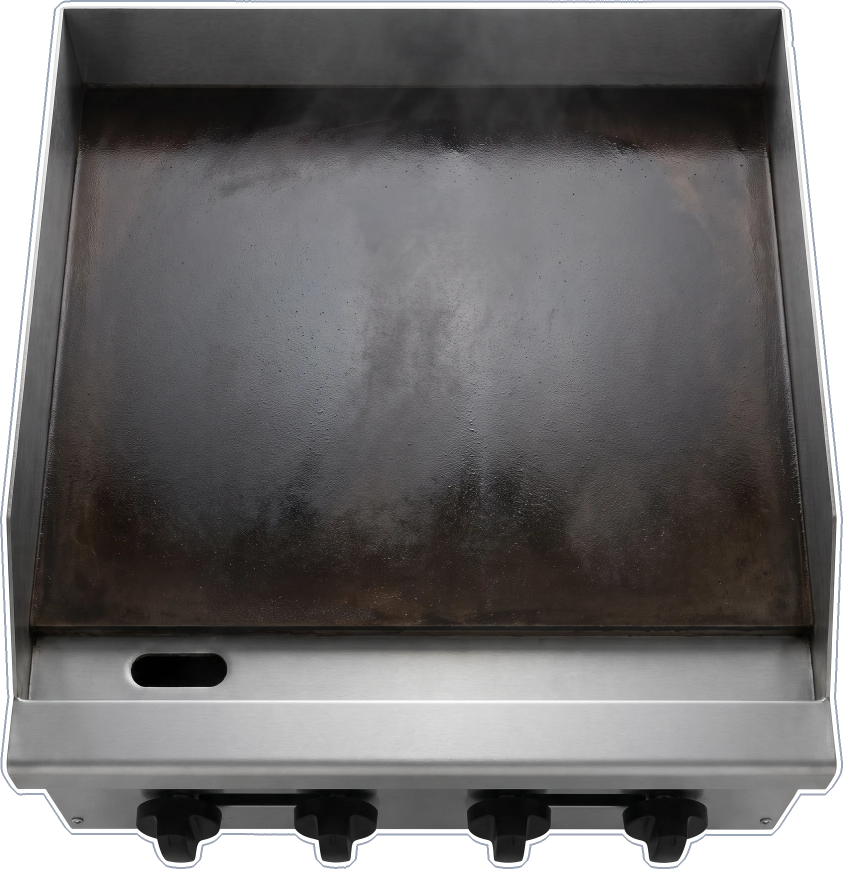
#> input picture src/kits/art/burger/wow.webp, 1686 x 1738 px (shown at 1/2 size)
$ python -i wow-cutout.py   (imports and definitions only)
#> lines starting #> are read from the running program, lines starting #| are printed output that depends on the picture; after the words box and inside, x2 and y2 are one past the last pixel; in counts of white or black regions, pixels touching at a corner belong together
# Turns a generated wow prop picture (see def.wow and pretend-play/wow/tools/prompts.py in the
# project files) into src/kits/art/<kit>/wow.webp: the white background made clear, a grey cut
# line drawn around each piece, trimmed and sized for a 300 dpi print up to 7.6 x 9.4 inches.
# Usage: python3 scripts/wow-cutout.py <kit> <image>
import os, sys
import numpy as np
from PIL import Image
from scipy import ndimage

ROOT = os.path.join(os.path.dirname(os.path.abspath(__file__)), '..')
ART = os.path.join(ROOT, 'src', 'kits', 'art')
MAX = (2280, 2820)  # 7.6 x 9.4 inches at 300 dpi
LINE = (154, 165, 184)  # the same grey as the dashed cut lines on the other pages

def cutout(path):
#> called with path = '../src/kits/art/burger/wow.webp'
    img = Image.open(path).convert('RGB')
    img.thumbnail(MAX, Image.LANCZOS)
    a = np.asarray(img).astype(np.int16)
    # Background: smooth, greyish-light pixels connected to the edge. That takes the studio
    # backdrop and its soft shadows but stops at a piece's outline, so white labels inside stay.
    grey = a.max(axis=2) - a.min(axis=2) < 22
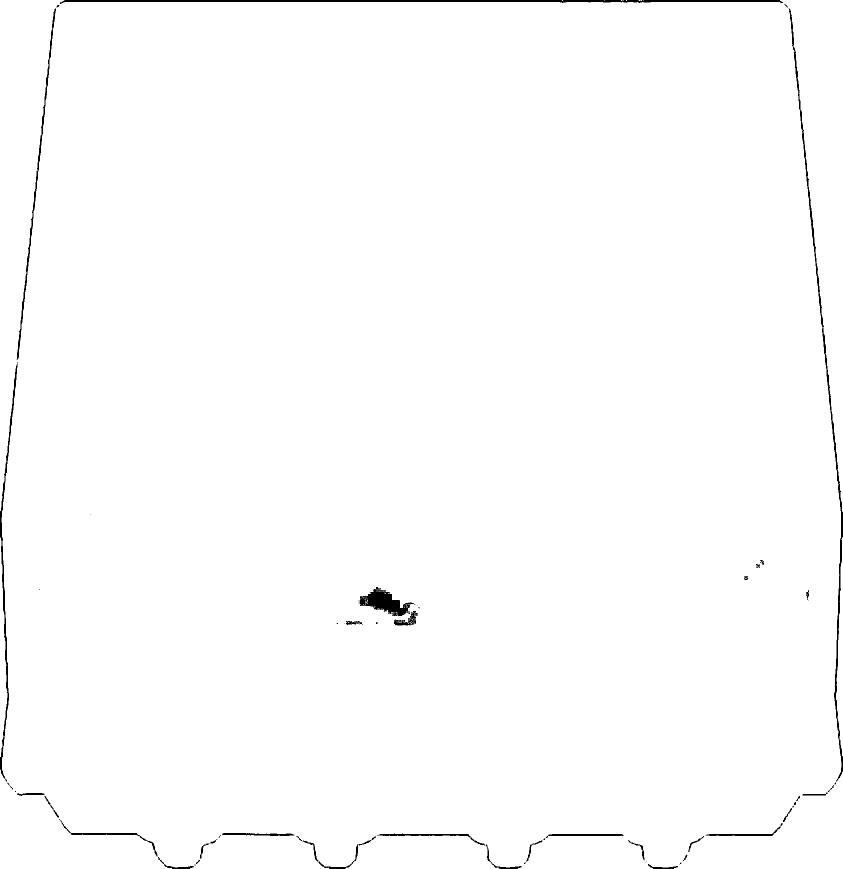
#> grey: shape (1738, 1686) bool (shown at 1/2 size); 99.1% white; 70 black regions (34 under 20 px), largest, box (x1, y1, x2, y2) and area: (120, 0, 1566, 8) 5813, (1577, 17, 1686, 1563) 5233, (717, 1174, 828, 1232) 2854
    lum = a.mean(axis=2)
    gy, gx = np.gradient(ndimage.gaussian_filter(lum, 1.5))
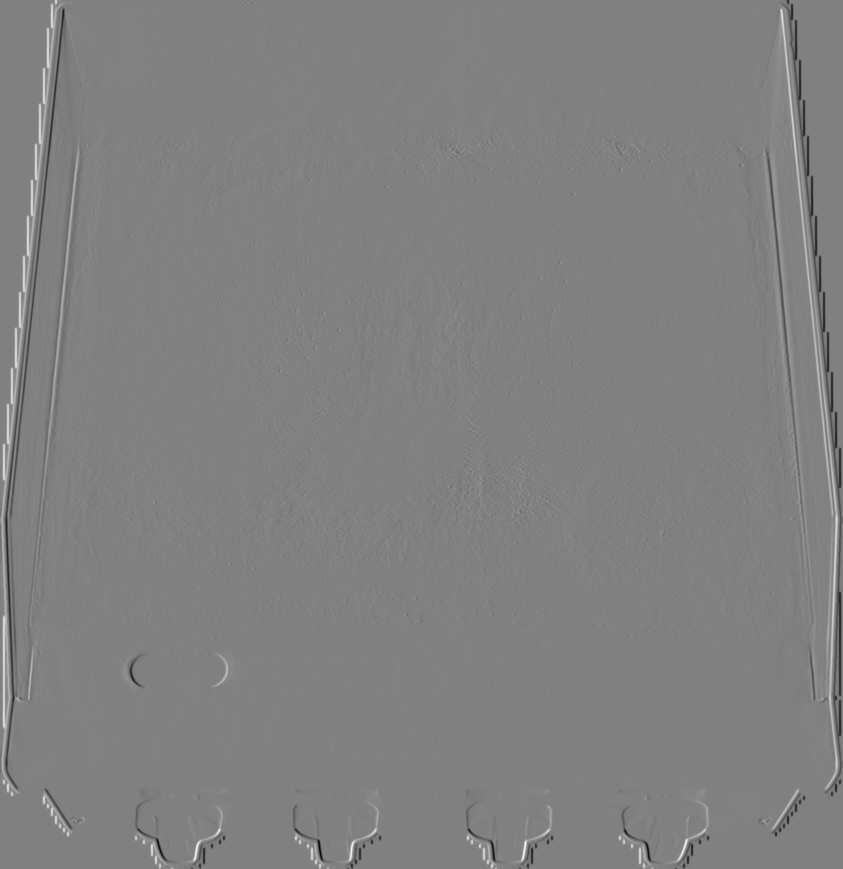
#> gx: shape (1738, 1686) float64 (shown at 1/2 size); min -54.72, max 53.56, mean 0; drawn with min black and max white
    smooth = ndimage.maximum_filter(np.hypot(gx, gy), 5) < 5
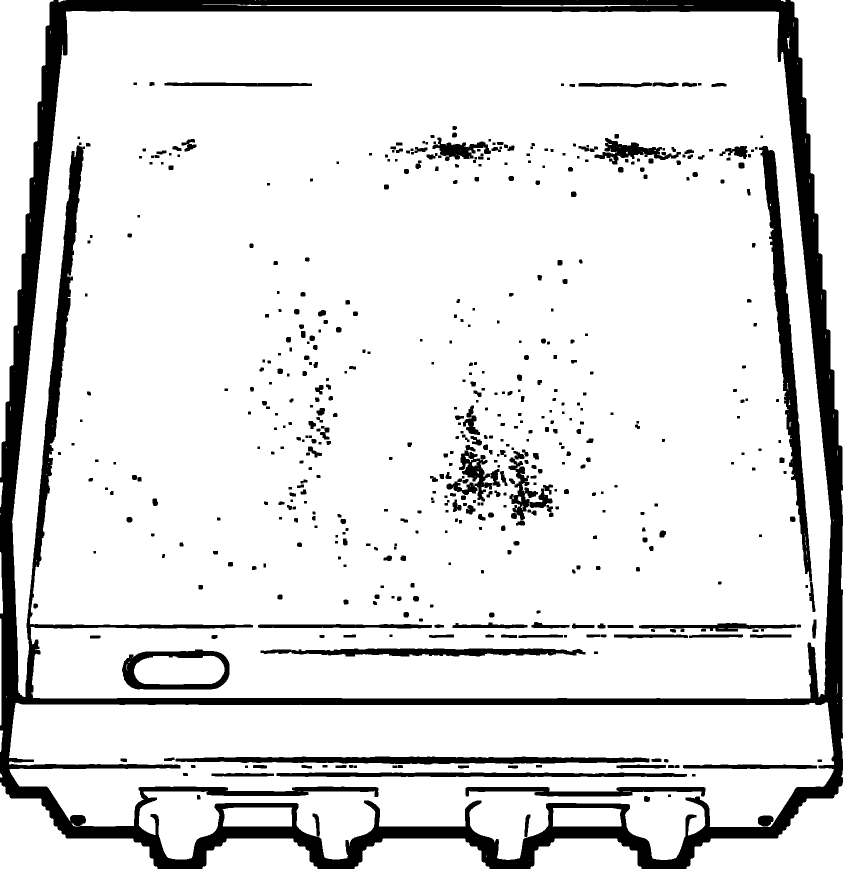
#> smooth: shape (1738, 1686) bool (shown at 1/2 size); 87.6% white; 531 black regions, largest, box (x1, y1, x2, y2) and area: (0, 0, 1686, 1738) 246094, (1518, 292, 1624, 1163) 18564, (351, 1513, 1299, 1529) 10651
    light = grey & (lum > 170) & smooth | (a.min(axis=2) > 246)
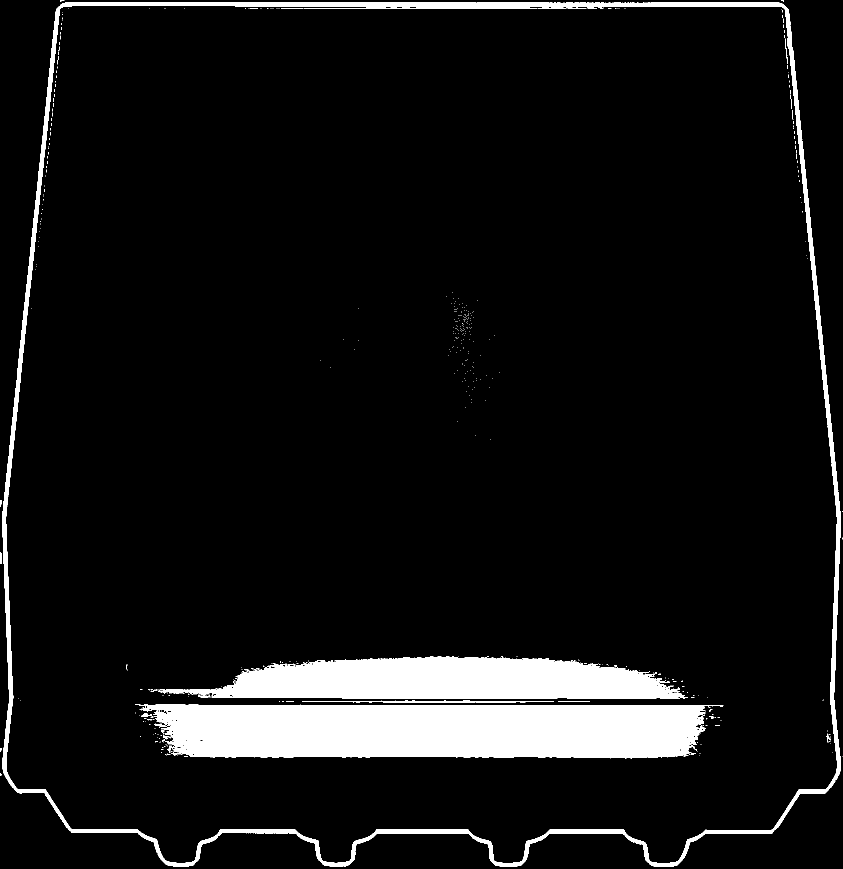
#> light: shape (1738, 1686) bool (shown at 1/2 size); 7.8% white; 513 white regions (492 under 20 px), largest, box (x1, y1, x2, y2) and area: (270, 1409, 1447, 1517) 110091, (316, 1312, 1376, 1397) 62367, (4, 4, 1682, 1734) 51670
    r, g, b = a[..., 0], a[..., 1], a[..., 2]
    green = (g > r + 40) & (g > b + 40)
#> green: shape (1738, 1686) bool; every value is 0
    keyed = green[[0, 0, -1, -1], [0, -1, 0, -1]].all()
#> keyed = False
    if keyed:
        # Pale pieces are made on chroma green: key it out everywhere and pull the green
        # spill off the edges.
        piece = ~ndimage.binary_dilation(green, iterations=1)
        a = a.copy()
        a[..., 1] = np.minimum(g, np.maximum(r, b) + 12)
    else:
        lab, _ = ndimage.label(light)
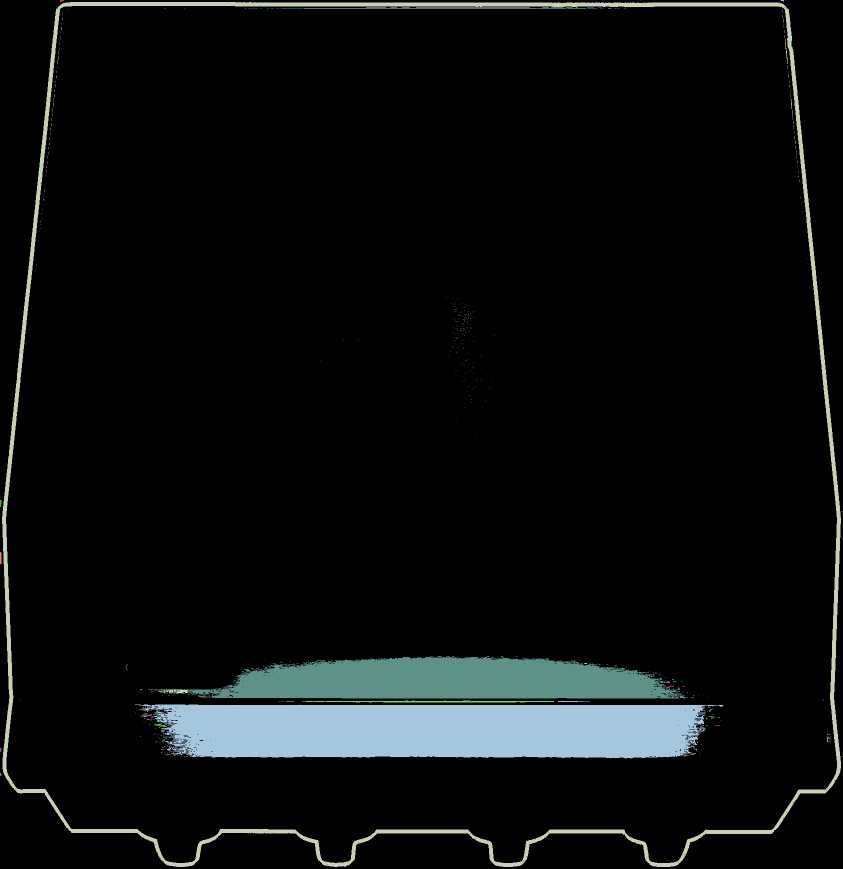
#> lab: shape (1738, 1686) int32 (shown at 1/2 size); 551 distinct labels, from 0 to 550; one colour per label, 0 black
        edge = set(np.unique(np.concatenate([lab[0], lab[-1], lab[:, 0], lab[:, -1]]))) - {0}
#> edge = 9 items
        piece = ~np.isin(lab, list(edge))
#> piece: shape (1738, 1686) bool; 100% white; 9 black regions (6 under 20 px), largest, box (x1, y1, x2, y2) and area: (0, 1104, 3, 1128) 70, (0, 1000, 3, 1014) 37, (0, 1496, 3, 1504) 21
    # Close specks and pinholes, drop crumbs smaller than a fingernail.
    piece = ndimage.binary_opening(ndimage.binary_closing(piece, iterations=3), iterations=2)
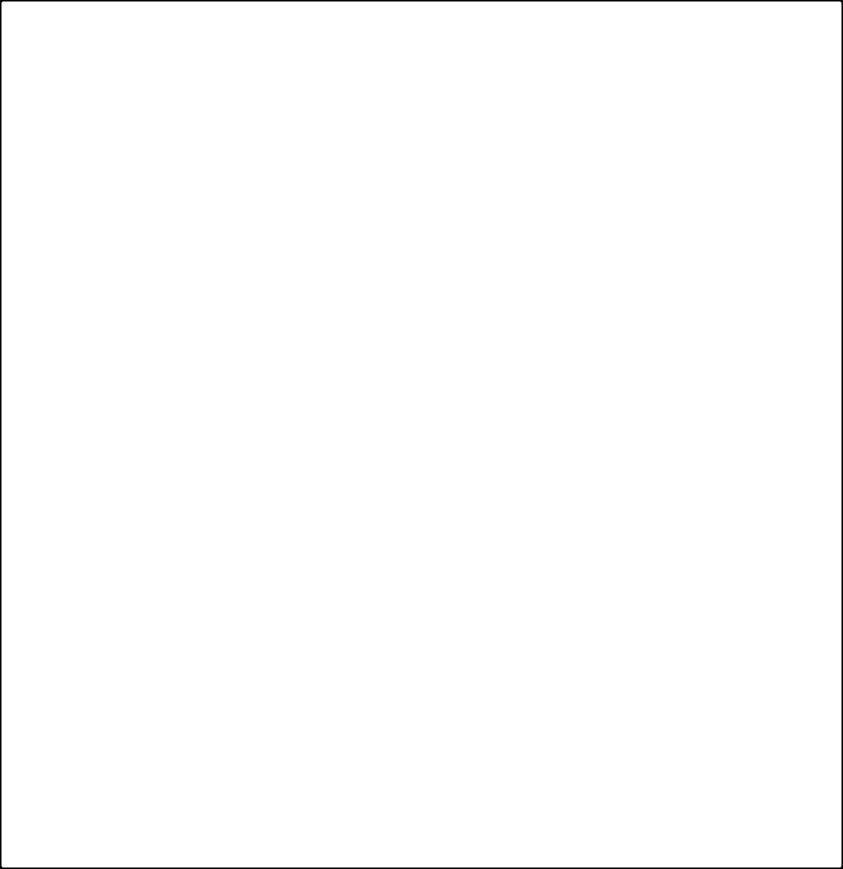
#> piece: shape (1738, 1686) bool (shown at 1/2 size); 99.3% white; 1 black region, box (x1, y1, x2, y2) and area: (0, 0, 1686, 1738) 20520
    piece = ndimage.binary_fill_holes(piece)
    lab, n = ndimage.label(piece)
#> n = 1
    sizes = ndimage.sum(piece, lab, range(1, n + 1))
#> sizes = [2909748]
    piece = np.isin(lab, [i + 1 for i, s in enumerate(sizes) if s > 2500])
    # Cut line: a ring a few pixels outside each piece, with a little white margin between.
    w = max(4, round(max(img.size) / 600))
#> w = 4
    inner = ndimage.binary_dilation(piece, iterations=w * 2)
#> inner: shape (1738, 1686) bool; every value is 1
    outer = ndimage.binary_dilation(inner, iterations=w)
    rgba = np.zeros((*piece.shape, 4), np.uint8)
    rgba[outer & ~inner] = (*LINE, 255)
    rgba[inner & ~piece] = (255, 255, 255, 255)
    rgba[piece, :3] = a[piece]
    rgba[piece, 3] = 255
    if keyed:
        # Green holes inside a piece (the mouth gap in a beard) print white, not near-black.
        rgba[piece & green, :3] = 255
    ys, xs = np.nonzero(outer)
    return Image.fromarray(rgba[ys.min():ys.max() + 1, xs.min():xs.max() + 1], 'RGBA')

# [6 lines not run here, left out]

>>> result = cutout('../src/kits/art/burger/wow.webp')
